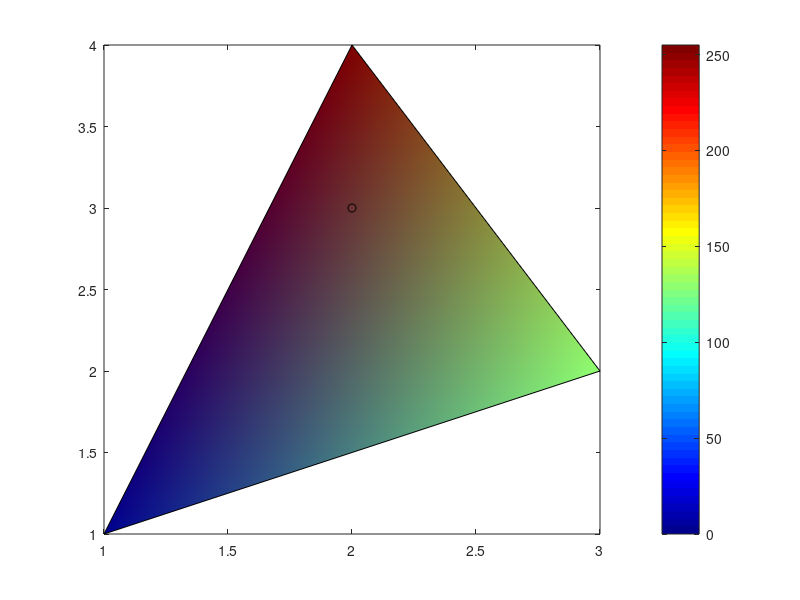

Write MATLAB code to recreate this figure. (Note: this script raises an error after producing the figure.)
clearvars
close all

%% ColorMapExample
% Consider only one element. A triangle defined by its nodes and we assing 
% a temperature to each node

nodes=[1,1;  %define the nodes of a triangle
       3,2;
       2,4];

elem=[1,2,3]; % The triangle is thought of as one only element.

values=[0;128;255]; %can be temperature, stress, etc.
X=nodes(:,1);
Y=nodes(:,2);
figure()
fill(X,Y,values);
colormap('jet') %one of the standar color maps for FEM
colorbar %it is optional, shows the bar with the color scale
hold on;
p=[2,3]; %consider a point
plot(p(1,1),p(1,2),'ko'); %plot the point using a black 'o'
hold off;


%% A color triangle mesh. Function plotCountourSolution
% Using the approach of the previous exemple and given the values at the 
% nodes of a mesh, we can draw the color interpolation on each element.

eval('meshHole')

numNodes=size(nodes,1);
numElem=size(elem,1);

temp=1:numNodes;

colorMap='jet'
title='Temperature Plot'

plotContourSolution(nodes,elem,temp,title,colorMap); %Can plot both triang.
                                                     %and quad. meshes!